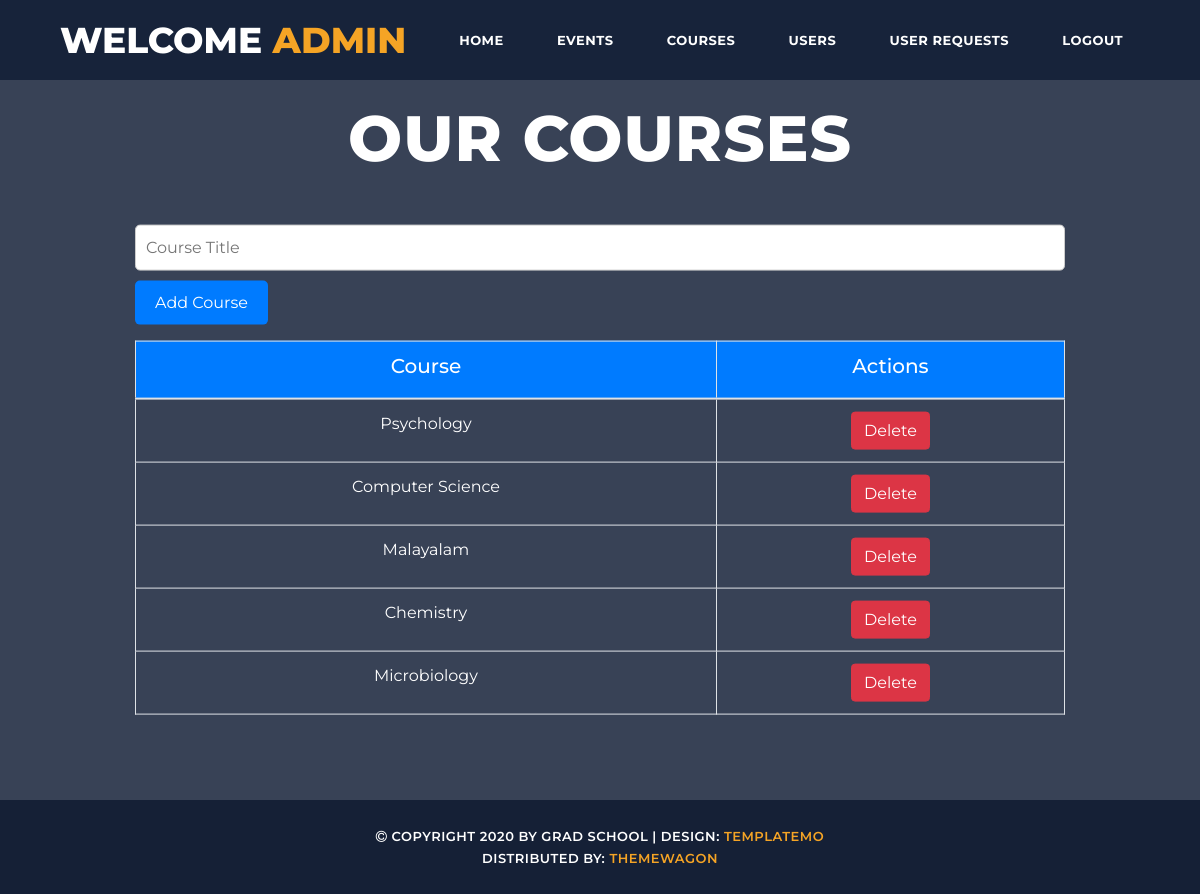
Screenshot of /admin_course/ with the database file from the repository.
### alumini/models.py (models this page shows, shortened)
class Course(models.Model):
    title = models.CharField(max_length=255, unique=True)  # Field to store the course title

### alumini/views.py (the view, shortened to what this page needs)
# urls.py: path('admin_course/', views.admin_course, name='admin_course'),
def admin_course(request):
    courses = Course.objects.all()  # Fetch all courses
    return render(request, 'admin_course.html', {'courses': courses})

### templates/admin_course.html (shortened to what this page needs)
<!DOCTYPE html>
<html lang="en">
  <head>
    <link href="../static/vendor/bootstrap/css/bootstrap.min.css" rel="stylesheet">
    <link rel="stylesheet" href="../static/assets/css/fontawesome.css">
    <link rel="stylesheet" href="../static/assets/css/templatemo-grad-school.css">
    <link rel="stylesheet" href="../static/assets/css/owl.css">
    <link rel="stylesheet" href="../static/assets/css/lightbox.css">
  </head>
<body>
  <header class="main-header clearfix" role="header">
    <div class="logo">
      <a href="#">Welcome <em>Admin</em></a>
    </div>
    <nav id="menu" class="main-nav" role="navigation">
      <ul class="main-menu">
        <li><a class='external' href="{% url 'admin_dashboard' %}">Home</a></li>
        <li><a class='external' href="{% url 'admin_events' %}">Events</a></li>
        <li><a class="external" href="{% url 'admin_course' %}">Courses</a></li>
        <li><a class="external" href="{% url 'users_list' %}">Users</a></li>
        <li><a class="external" href="{% url 'user_request' %}">User Requests</a></li>
        <li><a class="external" href="{% url 'logout' %}">Logout</a></li>
      </ul>
    </nav>
  </header>
  <section class="section main-banner" id="top" data-section="section1">
      <video autoplay muted loop id="bg-video">
      </video>
      <div class="video-overlay header-text">
          <div class="caption">
              <h2>Our Courses</h2>
              <div class="container mt-5">
                <form method="POST">
                    <div class="input-group">
                        <input type="text" name="title" placeholder="Course Title" required>
                        <button type="submit" name="action" value="add" class="btn btn-primary">Add Course</button>
                    </div>
                </form>
            <table class="table table-bordered mt-3">
                <thead>
                    <tr>
                        <th><h5 class="course-heading">Course</h5></th>
                        <th><h5 class="course-heading">Actions</h5></th>
                    </tr>
                </thead>
                <tbody>
                    {% for course in courses %}
                        <tr>
                            <td class="course-heading">{{ course.title }}</td>
                            <td>
                                <form method="POST" action="" style="display:inline;">
                                    <button type="submit" name="action" value="delete" class="btn btn-danger">Delete</button>
                                </form>
                            </td>
                        </tr>
                    {% endfor %}
                </tbody>
            </table>
      </div>
  </section>
  <footer>
    <div class="container">
      <div class="row">
        <div class="col-md-12">
          <p><i class="fa fa-copyright"></i> Copyright 2020 by Grad School
           | Design: <a href="https://templatemo.com" rel="sponsored" target="_parent">TemplateMo</a><br>
           Distributed By: <a href="https://themewagon.com" rel="sponsored" target="_blank">ThemeWagon</a>
          </p>
        </div>
      </div>
    </div>
  </footer>
</body>
</html>

### static/assets/css/templatemo-grad-school.css (style rules this page uses)
body { font-family: 'Montserrat', sans-serif; }
a { color: #3CF; text-decoration: none; }
ul { padding: 0px; margin: 0px; list-style: none; }
p { font-size: 13px; line-height: 22px; }
.main-header { background-color: rgba(22,34,57,0.95); height: 80px; position: fixed; z-index: 12; width: 100%; top: 0; }
.main-header .logo { float: left; line-height: 80px; padding-left: 60px; }
.main-header .logo a { font-size: 36px; text-transform: uppercase; font-weight: 800; color: #fff; }
.main-header .logo a em { font-style: normal; color: #f5a425; }
.main-menu { float: right; padding-right: 60px; }
.main-menu li { display: inline-block; line-height: 79px; margin-left: 15px; position: relative; }
.main-menu li:first-child { margin-left: 0px; }
.main-menu li a { padding: 10px 15px; font-size: 13px; text-transform: uppercase; letter-spacing: 0.5px; font-weight: 700; color: #fff; border: 2px solid transparent; transition: all 0.5s; }
.main-banner { position: relative; max-height: 100%; overflow: hidden; margin-bottom: -7px; }
#bg-video { min-width: 100%; min-height: 100vh; max-width: 100%; max-height: 100vh; object-fit: cover; z-index: -1; }
.video-overlay { position: absolute; background-color: rgba(22,34,57,0.85); top: 0; left: 0; bottom: 7px; width: 100%; }
.main-banner .caption { text-align: center; position: absolute; width: 80%; left: 50%; top: 50%; transform: translate(-50%,-50%); }
.main-banner .caption h2 { margin-top: 30px; margin-bottom: 30px; font-size: 64px; text-transform: uppercase; font-weight: 800; color: #fff; letter-spacing: 1px; }
footer { background-color: #152036; text-align: center; }
footer p { margin-bottom: 0px; padding: 25px 0px; color: #fff; font-size: 13px; text-transform: uppercase; font-weight: 600; letter-spacing: 0.5px; }
footer p a, footer p a:hover { color: #f5a425; }

### templates/admin_course.html (style rules this page uses)
.course-heading { color: rgb(255, 255, 255); }
.input-group { margin-bottom: 15px; }
.input-group input[type="text"] { border: 1px solid #ccc; border-radius: 5px; padding: 10px; width: 100%; font-size: 16px; transition: border-color 0.3s ease; }
.input-group button { background-color: #007bff; color: white; border: none; border-radius: 5px; padding: 10px 20px; margin-top: 10px; font-size: 16px; cursor: pointer; transition: background-color 0.3s ease; }
table th, table td { text-align: center; padding: 10px; }
table th { background-color: #007bff; color: white; }

### rows the page displays
Course: title "Psychology"
Course: title "Computer Science"
Course: title "Malayalam"
Course: title "Chemistry"
Course: title "Microbiology"
